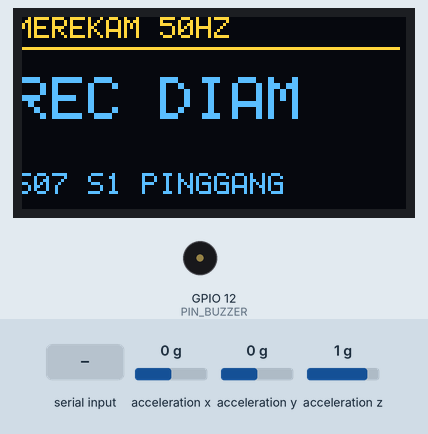
This sketch was run on a simulated ESP32. Shown: 128×64 one-colour display, buzzer (waves = sounding, pin HIGH). Wiring (inferred from the names in the program): SH1106 OLED at I2C address 0x3C; MPU-6050 motion sensor at I2C address 0x68. The test bench sets the inputs (shaded band); at power-on: acceleration x 0 g, acceleration y 0 g, acceleration z 1 g. The OLED is the two-colour kind (top 16 rows yellow); storage starts empty; what the sketch prints to the serial monitor is not drawn.

Above: at 7.5 s.
7.6 s: "s\n" received over Serial
At 8.7 s:
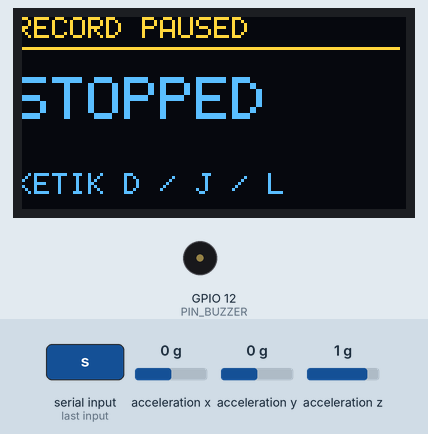
9.2 s: "j\n" received over Serial
At 10.6 s:
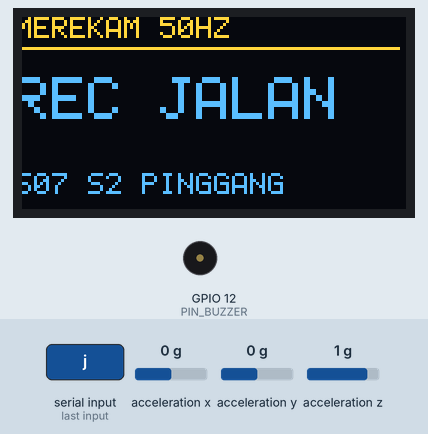
10.9 s: "l\n" received over Serial
At 12.3 s:
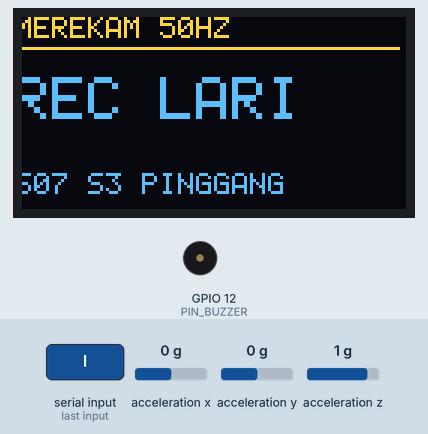
12.6 s: "a\n" received over Serial
At 13.6 s:
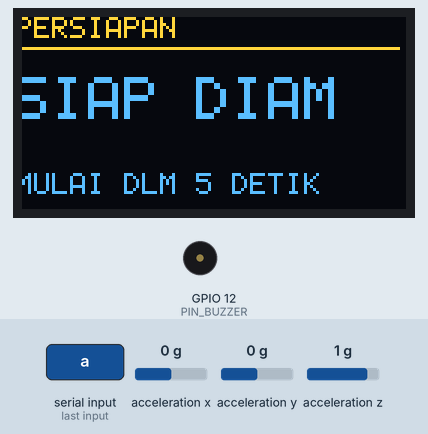
15.6 s: "d\n" received over Serial
Timing chart, 0 to 20.1 s (numbered marks = the images above; inputs shaded):
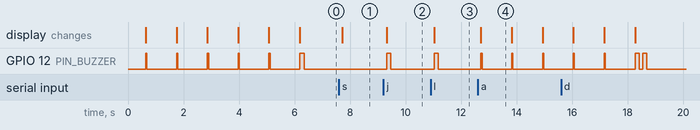

Measured:
- after the input at 7.6 s, the display: changes after 0.11 s (image 1)
- after the input at 9.2 s, GPIO 12 (PIN_BUZZER): LOW → HIGH after 0.12 s, → LOW 0.15 s later; the display: changes after 0.12 s (image 2)
- after the input at 10.9 s, GPIO 12 (PIN_BUZZER): LOW → HIGH after 0.12 s, → LOW 0.15 s later; the display: changes after 0.12 s (image 3)
- after the input at 12.6 s, GPIO 12 (PIN_BUZZER): alternates HIGH for 0.04 s and LOW for 1.1 s, starting after 0.11 s; the display: changes after 0.11 s (image 4)
- what the display in image 4 shows lasts 1.1 s, from 12.7 s to 13.8 s

The sketch:

rekam_dataset.ino
```cpp
/**
 * ============================================================================
 * SKETCH PENGAMBILAN DATASET AKSELEROMETER KE MICROSD (50 Hz)
 * Board  : ESP32 DevKit V1 pada Bluino ESP32 IoT Starter Shield
 * Sensor : MPU6050 (I2C 0x68, SDA=21, SCL=22, Range +/-4g)
 * Output : MicroSD (SPI VSPI: CS=5, SCK=18, MISO=19, MOSI=23)
 *          OLED 128x64 (I2C 0x3C/0x3D) + Active Buzzer (GPIO 12)
 *
 * Format file CSV di MicroSD (/dataset_baru.csv) IDENTIK dengan
 * dataset_aktivitas_esp32.csv:
 *   timestamp_ms,subjek,sesi,posisi,ax,ay,az,label
 *
 * Tanpa perlu install library eksternal (langsung pakai Wire.h, SPI.h, SD.h).
 * ============================================================================
 */

#include <Arduino.h>
#include <SD.h>
#include <SPI.h>
#include <Wire.h>

// ============================================================================
// 1. PENGATURAN DATA YANG AKAN DIREKAM (UBAH SESUAI KEBUTUHAN)
// ============================================================================
#define SUBJEK_ID "S07"             // Ganti kode subjek: S07, S08, dst.
#define POSISI_SENSOR "pinggang"    // "pinggang" atau "pergelangan"
#define NAMA_FILE_CSV "/dataset_baru.csv"

// Mode Perekaman:
//   1 = OTOMATIS BERURUTAN (cocok pakai powerbank tanpa laptop):
//       Countdown 5 dtk -> DIAM (60 dtk) -> Jeda 5 dtk -> JALAN (60 dtk) ->
//       Jeda 5 dtk -> LARI (20 dtk) -> SELESAI
//   0 = MANUAL (langsung rekam 1 aktivitas di bawah, atau dikontrol lewat
//   Serial Monitor: d/j/l/s)
#define AUTO_SEQUENCE_MODE 1

// Dipakai jika AUTO_SEQUENCE_MODE == 0:
#define MANUAL_SESI 1
#define MANUAL_LABEL "diam" // "diam", "jalan", atau "lari"
#define MANUAL_MAX_SAMPLES                                                     \
  3000 // 3000 sampel = 60 detik @ 50 Hz (0 = rekam terus sampai ketik 's')

// Durasi Mode Otomatis (samakan dengan dataset_aktivitas_esp32.csv: 60s diam,
// 60s jalan, 20s lari)
#define PREP_SECONDS 5     // Waktu persiapan sebelum tiap sesi (detik)
#define DIAM_SAMPLES 3000  // 60 detik @ 50 Hz
#define JALAN_SAMPLES 3000 // 60 detik @ 50 Hz
#define LARI_SAMPLES 1000  // 20 detik @ 50 Hz

// ============================================================================
// 2. PIN MAP BLUINO ESP32 IOT STARTER SHIELD
// ============================================================================
#define PIN_I2C_SDA 21
#define PIN_I2C_SCL 22
#define MPU6050_ADDR 0x68
#define PIN_SD_CS 5
#define PIN_SD_SCK 18
#define PIN_SD_MISO 19
#define PIN_SD_MOSI 23
#define PIN_BUZZER 12

#define SAMPLE_INTERVAL_US 20000UL // 50 Hz (tiap 20.000 mikrodetik = 20 ms)
#define MPU_LSB_PER_G_4G 8192.0f   // Range +/-4g

// ============================================================================
// 3. DRIVER MINI OLED 128x64 (SSD1306 & SH1106)
// ============================================================================
static const uint8_t FONT5X7[][5] PROGMEM = {
    {0x00, 0x00, 0x00, 0x00, 0x00}, {0x00, 0x00, 0x5F, 0x00, 0x00},
    {0x00, 0x07, 0x00, 0x07, 0x00}, {0x14, 0x7F, 0x14, 0x7F, 0x14},
    {0x24, 0x2A, 0x7F, 0x2A, 0x12}, {0x23, 0x13, 0x08, 0x64, 0x62},
    {0x36, 0x49, 0x55, 0x22, 0x50}, {0x00, 0x05, 0x03, 0x00, 0x00},
    {0x00, 0x1C, 0x22, 0x41, 0x00}, {0x00, 0x41, 0x22, 0x1C, 0x00},
    {0x14, 0x08, 0x3E, 0x08, 0x14}, {0x08, 0x08, 0x3E, 0x08, 0x08},
    {0x00, 0x50, 0x30, 0x00, 0x00}, {0x08, 0x08, 0x08, 0x08, 0x08},
    {0x00, 0x60, 0x60, 0x00, 0x00}, {0x20, 0x10, 0x08, 0x04, 0x02},
    {0x3E, 0x51, 0x49, 0x45, 0x3E}, {0x00, 0x42, 0x7F, 0x40, 0x00},
    {0x42, 0x61, 0x51, 0x49, 0x46}, {0x21, 0x41, 0x45, 0x4B, 0x31},
    {0x18, 0x14, 0x12, 0x7F, 0x10}, {0x27, 0x45, 0x45, 0x45, 0x39},
    {0x3C, 0x4A, 0x49, 0x49, 0x30}, {0x01, 0x71, 0x09, 0x05, 0x03},
    {0x36, 0x49, 0x49, 0x49, 0x36}, {0x06, 0x49, 0x49, 0x29, 0x1E},
    {0x00, 0x36, 0x36, 0x00, 0x00}, {0x00, 0x56, 0x36, 0x00, 0x00},
    {0x08, 0x14, 0x22, 0x41, 0x00}, {0x14, 0x14, 0x14, 0x14, 0x14},
    {0x00, 0x41, 0x22, 0x14, 0x08}, {0x02, 0x01, 0x51, 0x09, 0x06},
    {0x32, 0x49, 0x79, 0x41, 0x3E}, {0x7E, 0x11, 0x11, 0x11, 0x7E},
    {0x7F, 0x49, 0x49, 0x49, 0x36}, {0x3E, 0x41, 0x41, 0x41, 0x22},
    {0x7F, 0x41, 0x41, 0x22, 0x1C}, {0x7F, 0x49, 0x49, 0x49, 0x41},
    {0x7F, 0x09, 0x09, 0x09, 0x01}, {0x3E, 0x41, 0x49, 0x49, 0x7A},
    {0x7F, 0x08, 0x08, 0x08, 0x7F}, {0x00, 0x41, 0x7F, 0x41, 0x00},
    {0x20, 0x40, 0x41, 0x3F, 0x01}, {0x7F, 0x08, 0x14, 0x22, 0x41},
    {0x7F, 0x40, 0x40, 0x40, 0x40}, {0x7F, 0x02, 0x0C, 0x02, 0x7F},
    {0x7F, 0x04, 0x08, 0x10, 0x7F}, {0x3E, 0x41, 0x41, 0x41, 0x3E},
    {0x7F, 0x09, 0x09, 0x09, 0x06}, {0x3E, 0x41, 0x51, 0x21, 0x5E},
    {0x7F, 0x09, 0x19, 0x29, 0x46}, {0x46, 0x49, 0x49, 0x49, 0x31},
    {0x01, 0x01, 0x7F, 0x01, 0x01}, {0x3F, 0x40, 0x40, 0x40, 0x3F},
    {0x1F, 0x20, 0x40, 0x20, 0x1F}, {0x3F, 0x40, 0x38, 0x40, 0x3F},
    {0x63, 0x14, 0x08, 0x14, 0x63}, {0x07, 0x08, 0x70, 0x08, 0x07},
    {0x61, 0x51, 0x49, 0x45, 0x43}};

static uint8_t oled_addr = 0;
static uint8_t oled_buf[128 * 8];

static void oledSendCmds(const uint8_t *cmds, size_t len) {
  if (oled_addr == 0)
    return;
  Wire.beginTransmission(oled_addr);
  Wire.write(0x00);
  for (size_t i = 0; i < len; ++i)
    Wire.write(cmds[i]);
  Wire.endTransmission();
}

static bool oledBegin() {
  delay(50);
  uint8_t candidates[2] = {0x3C, 0x3D};
  for (uint8_t a : candidates) {
    Wire.beginTransmission(a);
    if (Wire.endTransmission() == 0) {
      oled_addr = a;
      break;
    }
  }
  if (oled_addr == 0)
    return false;

  static const uint8_t init_cmds[] = {0xAE, 0xD5, 0x80, 0xA8, 0x3F, 0xD3, 0x00,
                                      0x40, 0x8D, 0x14, 0xAD, 0x8B, 0x20, 0x02,
                                      0xA1, 0xC8, 0xDA, 0x12, 0x81, 0xFF, 0xD9,
                                      0xF1, 0xDB, 0x40, 0xA4, 0xA6, 0xAF};
  oledSendCmds(init_cmds, sizeof(init_cmds));
  delay(30);
  return true;
}

static void oledDrawStr(int x, int y, const char *str, int scale) {
  while (*str) {
    char c = *str++;
    if (c >= 'a' && c <= 'z')
      c = c - 'a' + 'A';
    if (c < 32 || c > 90)
      c = '?';
    const uint8_t *g = FONT5X7[c - 32];
    for (int col = 0; col < 5; ++col) {
      uint8_t bits = pgm_read_byte(&g[col]);
      for (int row = 0; row < 7; ++row) {
        if (bits & (1 << row)) {
          for (int dx = 0; dx < scale; ++dx) {
            for (int dy = 0; dy < scale; ++dy) {
              int px = x + col * scale + dx;
              int py = y + row * scale + dy;
              if (px >= 0 && px < 128 && py >= 0 && py < 64) {
                oled_buf[px + (py / 8) * 128] |= (1 << (py & 7));
              }
            }
          }
        }
      }
    }
    x += 6 * scale;
  }
}

static void oledShow(const char *title, const char *bigLine,
                     const char *subLine) {
  if (oled_addr == 0)
    return;
  memset(oled_buf, 0, sizeof(oled_buf));
  oledDrawStr(0, 0, title, 1);
  for (int i = 0; i < 128; ++i)
    oled_buf[i + 128] |= 0x04;
  oledDrawStr(0, 20, bigLine, 2);
  oledDrawStr(0, 52, subLine, 1);

  for (uint8_t page = 0; page < 8; ++page) {
    uint8_t cmd_p[] = {(uint8_t)(0xB0 + page), 0x00, 0x10};
    oledSendCmds(cmd_p, sizeof(cmd_p));
    for (uint8_t chunk = 0; chunk < 8; ++chunk) {
      Wire.beginTransmission(oled_addr);
      Wire.write(0x40);
      Wire.write(&oled_buf[page * 128 + chunk * 16], 16);
      Wire.endTransmission();
    }
  }
}

// ============================================================================
// 4. DRIVER MPU6050 & BUZZER
// ============================================================================
static bool mpuBegin() {
  Wire.beginTransmission(MPU6050_ADDR);
  if (Wire.endTransmission() != 0)
    return false;

  uint8_t wake[] = {0x6B, 0x00};
  Wire.beginTransmission(MPU6050_ADDR);
  Wire.write(wake, 2);
  Wire.endTransmission();
  delay(10);

  uint8_t dlpf[] = {0x1A, 0x04}; // Filter 21 Hz
  Wire.beginTransmission(MPU6050_ADDR);
  Wire.write(dlpf, 2);
  Wire.endTransmission();

  uint8_t range[] = {0x1C, 0x08}; // +/-4g
  Wire.beginTransmission(MPU6050_ADDR);
  Wire.write(range, 2);
  Wire.endTransmission();
  return true;
}

static bool mpuReadG(float &ax, float &ay, float &az) {
  Wire.beginTransmission(MPU6050_ADDR);
  Wire.write(0x3B);
  if (Wire.endTransmission(false) != 0)
    return false;
  if (Wire.requestFrom((uint8_t)MPU6050_ADDR, (uint8_t)6, (uint8_t)true) != 6)
    return false;

  int16_t rx = (int16_t)((Wire.read() << 8) | Wire.read());
  int16_t ry = (int16_t)((Wire.read() << 8) | Wire.read());
  int16_t rz = (int16_t)((Wire.read() << 8) | Wire.read());

  ax = (float)rx / MPU_LSB_PER_G_4G;
  ay = (float)ry / MPU_LSB_PER_G_4G;
  az = (float)rz / MPU_LSB_PER_G_4G;
  return true;
}

static void beep(int count, int on_ms, int off_ms = 80) {
  for (int i = 0; i < count; ++i) {
    digitalWrite(PIN_BUZZER, HIGH);
    delay(on_ms);
    digitalWrite(PIN_BUZZER, LOW);
    if (i + 1 < count)
      delay(off_ms);
  }
}

// ============================================================================
// 5. LOGIKA PEREKAMAN DATASET KE MICROSD
// ============================================================================
enum RecState { STATE_IDLE, STATE_PREP, STATE_RECORDING, STATE_DONE };

struct SessionTask {
  int sesi;
  const char *label;
  uint32_t target_samples;
};

static const SessionTask AUTO_TASKS[3] = {{1, "diam", DIAM_SAMPLES},
                                          {2, "jalan", JALAN_SAMPLES},
                                          {3, "lari", LARI_SAMPLES}};

static File csvFile;
static RecState state = STATE_IDLE;
static int auto_step = 0;
static int current_sesi = MANUAL_SESI;
static const char *current_label = MANUAL_LABEL;
static uint32_t current_target = MANUAL_MAX_SAMPLES;
static uint32_t sample_count = 0;
static uint32_t total_saved = 0;
static uint32_t last_sample_us = 0;

static bool openCsvForAppend() {
  bool exists = SD.exists(NAMA_FILE_CSV);
  csvFile = SD.open(NAMA_FILE_CSV, FILE_APPEND);
  if (!csvFile)
    return false;

  if (!exists || csvFile.size() == 0) {
    csvFile.println(F("timestamp_ms,subjek,sesi,posisi,ax,ay,az,label"));
    csvFile.flush();
  }
  return true;
}

static void stopRecording() {
  if (csvFile) {
    csvFile.flush();
    csvFile.close();
  }
  state = STATE_IDLE;
  Serial.printf(
      "[SD] Rekaman berhenti. Total baris tersimpan sejauh ini: %lu\n",
      (unsigned long)total_saved);
}

static void startRecordingSession(int sesi, const char *label,
                                  uint32_t target_samples) {
  current_sesi = sesi;
  current_label = label;
  current_target = target_samples;
  sample_count = 0;

  if (!openCsvForAppend()) {
    Serial.println(F("[ERR] Gagal membuka file CSV di MicroSD!"));
    oledShow("ERROR MICROSD", "GAGAL BUKA", NAMA_FILE_CSV);
    beep(4, 150, 100);
    state = STATE_IDLE;
    return;
  }

  char sub[32];
  snprintf(sub, sizeof(sub), "%s S%d %s", SUBJEK_ID, sesi, POSISI_SENSOR);
  char big[24];
  snprintf(big, sizeof(big), "REC %s", label);
  oledShow("MEREKAM 50HZ", big, sub);

  Serial.printf("[REC] Mulai rekam -> Subjek=%s, Sesi=%d, Posisi=%s, Label=%s, "
                "Target=%lu sampel\n",
                SUBJEK_ID, sesi, POSISI_SENSOR, label,
                (unsigned long)target_samples);

  beep(1, 150);
  state = STATE_RECORDING;
  last_sample_us = micros();
}

static void runCountdownAndStart(int sesi, const char *label,
                                 uint32_t target_samples) {
  state = STATE_PREP;
  char big[24];
  snprintf(big, sizeof(big), "SIAP %s", label);
  for (int s = PREP_SECONDS; s > 0; --s) {
    char sub[32];
    snprintf(sub, sizeof(sub), "MULAI DLM %d DETIK", s);
    oledShow("PERSIAPAN", big, sub);
    Serial.printf("[PREP] Siap '%s' (sesi %d) dalam %d detik...\n", label, sesi,
                  s);
    beep(1, 40);
    delay(960);
  }
  startRecordingSession(sesi, label, target_samples);
}

static void handleSerialCommands() {
  if (!Serial.available())
    return;
  char cmd = (char)tolower(Serial.read());
  if (cmd == '\n' || cmd == '\r' || cmd == ' ')
    return;

  if (cmd == 's') {
    stopRecording();
    oledShow("RECORD PAUSED", "STOPPED", "KETIK D / J / L");
  } else if (cmd == 'd') {
    stopRecording();
    startRecordingSession(1, "diam", MANUAL_MAX_SAMPLES);
  } else if (cmd == 'j') {
    stopRecording();
    startRecordingSession(2, "jalan", MANUAL_MAX_SAMPLES);
  } else if (cmd == 'l') {
    stopRecording();
    startRecordingSession(3, "lari", MANUAL_MAX_SAMPLES);
  } else if (cmd == 'a') {
    stopRecording();
    auto_step = 0;
    runCountdownAndStart(AUTO_TASKS[0].sesi, AUTO_TASKS[0].label,
                         AUTO_TASKS[0].target_samples);
  }
}

void setup() {
  Serial.begin(115200);
  delay(300);
  Serial.println(
      F("\n========================================================"));
  Serial.println(F("  DATA LOGGER DATASET AKTIVITAS ESP32 -> MICROSD (50 Hz)"));
  Serial.println(F("========================================================"));

  pinMode(PIN_BUZZER, OUTPUT);
  digitalWrite(PIN_BUZZER, LOW);

  Wire.begin(PIN_I2C_SDA, PIN_I2C_SCL);
  Wire.setClock(100000UL);

  if (oledBegin()) {
    oledShow("DATA LOGGER", "CEK SENSOR...", SUBJEK_ID);
  }

  if (!mpuBegin()) {
    Serial.println(F("[ERR] MPU6050 tidak terdeteksi di 0x68!"));
    oledShow("ERROR SENSOR", "MPU6050 0X68", "CEK WIRING");
    while (true) {
      beep(1, 100);
      delay(1000);
    }
  }
  Serial.println(F("[OK] MPU6050 siap (+/-4g, 21Hz)."));

  SPI.begin(PIN_SD_SCK, PIN_SD_MISO, PIN_SD_MOSI, PIN_SD_CS);
  if (!SD.begin(PIN_SD_CS, SPI)) {
    Serial.println(F("[ERR] Kartu MicroSD tidak terdeteksi! Pastikan terpasang "
                     "& format FAT32."));
    oledShow("ERROR MICROSD", "TIDAK ADA SD", "CEK SLOT SD");
    while (true) {
      beep(2, 100, 100);
      delay(1500);
    }
  }
  Serial.printf("[OK] MicroSD siap. File target: %s\n", NAMA_FILE_CSV);
  Serial.println(
      F("Perintah Serial: 'd'=diam, 'j'=jalan, 'l'=lari, 's'=stop, 'a'=auto"));

#if AUTO_SEQUENCE_MODE
  auto_step = 0;
  runCountdownAndStart(AUTO_TASKS[0].sesi, AUTO_TASKS[0].label,
                       AUTO_TASKS[0].target_samples);
#else
  startRecordingSession(MANUAL_SESI, MANUAL_LABEL, MANUAL_MAX_SAMPLES);
#endif
}

void loop() {
  handleSerialCommands();

  if (state != STATE_RECORDING) {
    delay(20);
    return;
  }

  const uint32_t now_us = micros();
  if ((uint32_t)(now_us - last_sample_us) < SAMPLE_INTERVAL_US) {
    return;
  }
  if ((uint32_t)(now_us - last_sample_us) > (SAMPLE_INTERVAL_US * 3)) {
    last_sample_us = now_us;
  } else {
    last_sample_us += SAMPLE_INTERVAL_US;
  }

  float ax = 0.0f, ay = 0.0f, az = 1.0f;
  if (!mpuReadG(ax, ay, az)) {
    return;
  }

  // Format persis dataset_aktivitas_esp32.csv:
  // timestamp_ms,subjek,sesi,posisi,ax,ay,az,label
  const uint32_t ts_ms = sample_count * 20UL;
  char line[96];
  snprintf(line, sizeof(line), "%lu,%s,%d,%s,%.3f,%.3f,%.3f,%s",
           (unsigned long)ts_ms, SUBJEK_ID, current_sesi, POSISI_SENSOR, ax, ay,
           az, current_label);

  csvFile.println(line);
  sample_count++;
  total_saved++;

  // Flush tiap 25 sampel (0.5 detik) agar aman di SD tanpa mem-block sampling
  // 50 Hz
  if ((sample_count % 25) == 0) {
    csvFile.flush();
  }
  // Cetak progres ke Serial tiap 1 detik (50 sampel)
  if ((sample_count % 50) == 0) {
    Serial.printf("[REC %s] %lu sampel | ax=%.3f ay=%.3f az=%.3f\n",
                  current_label, (unsigned long)sample_count, ax, ay, az);
  }

  // Cek apakah target jumlah sampel untuk sesi ini sudah tercapai
  if (current_target > 0 && sample_count >= current_target) {
    csvFile.flush();
    csvFile.close();
    Serial.printf("[DONE] Sesi %d (%s) selesai: %lu sampel tersimpan.\n",
                  current_sesi, current_label, (unsigned long)sample_count);

#if AUTO_SEQUENCE_MODE
    auto_step++;
    if (auto_step < 3) {
      beep(2, 120, 80);
      runCountdownAndStart(AUTO_TASKS[auto_step].sesi,
                           AUTO_TASKS[auto_step].label,
                           AUTO_TASKS[auto_step].target_samples);
    } else {
      state = STATE_DONE;
      beep(3, 250, 120);
      char info[32];
      snprintf(info, sizeof(info), "TOTAL: %lu BARIS",
               (unsigned long)total_saved);
      oledShow("REKAM SELESAI", "DATA AMAN", info);
      Serial.println(
          F("===== SEMUA SESI (DIAM, JALAN, LARI) SELESAI DIREKAM! ====="));
    }
#else
    state = STATE_DONE;
    beep(2, 200, 100);
    oledShow("REKAM SELESAI", current_label, "CEK MICROSD");
#endif
  }
}
```
